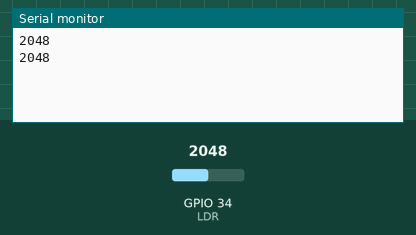
Simulated run of this sketch. Board: ESP32. On the bench: the last lines printed to the serial monitor. The test bench sets the inputs (shaded band); at power-on: GPIO 34 (LDR) = 2048.

Above: at 1.8 s.
1.9 s: GPIO 34 (LDR) set to 2866
At 2.8 s:
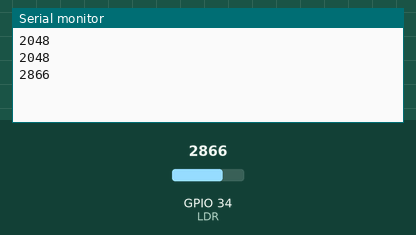
3.4 s: GPIO 34 (LDR) set to 3603
At 4.8 s:
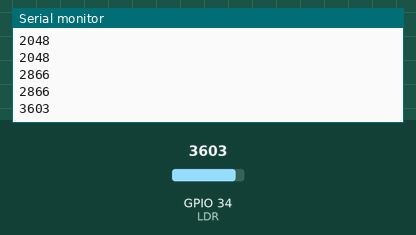
Timing chart, 0 to 6.4 s (numbered marks = the images above; inputs shaded):
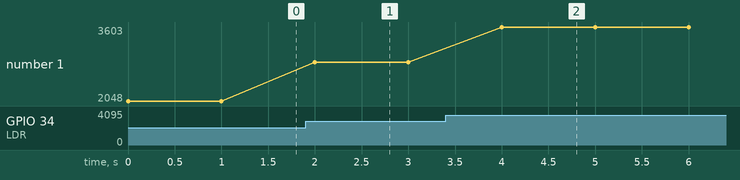

The sketch:

digital_analog_read.ino
```cpp
const int LDR = 34;
//#define LDR 34;

void setup() {
  // put your setup code here, to run once:
  pinMode(LDR,INPUT);
  Serial.begin(9600);
}

void loop() {
// put your main code here, to run repeatedly:

int m = analogRead(LDR);

Serial.println(m);
delay(1000);

}
```

Measured:
- after the input at 1.9 s, the serial monitor: prints a new line after 0.10 s (image 1)
- after the input at 3.4 s, the serial monitor: prints a new line after 0.60 s (image 2)
- plotted number 1: 2048 → 2866 after the input at 1.9 s, 2866 → 3603 after the input at 3.4 s
